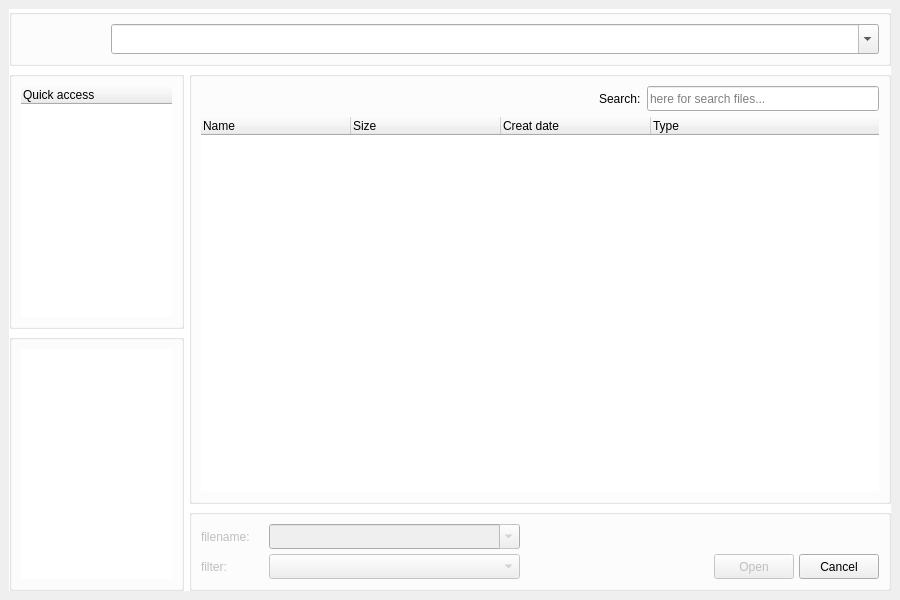
<?xml version="1.0" encoding="UTF-8"?>
<ui version="4.0">
 <class>SuperFileDialogui</class>
 <widget class="QFrame" name="SuperFileDialogui">
  <property name="geometry">
   <rect>
    <x>0</x>
    <y>0</y>
    <width>900</width>
    <height>600</height>
   </rect>
  </property>
  <property name="sizePolicy">
   <sizepolicy hsizetype="Minimum" vsizetype="Minimum">
    <horstretch>0</horstretch>
    <verstretch>0</verstretch>
   </sizepolicy>
  </property>
  <property name="minimumSize">
   <size>
    <width>900</width>
    <height>600</height>
   </size>
  </property>
  <property name="windowTitle">
   <string>Frame</string>
  </property>
  <property name="styleSheet">
   <string notr="true">QWidget#SuperFileBoxColor{background: white}</string>
  </property>
  <layout class="QHBoxLayout" name="horizontalLayout_2">
   <property name="spacing">
    <number>6</number>
   </property>
   <property name="leftMargin">
    <number>9</number>
   </property>
   <property name="topMargin">
    <number>9</number>
   </property>
   <property name="rightMargin">
    <number>9</number>
   </property>
   <property name="bottomMargin">
    <number>9</number>
   </property>
   <item>
    <widget class="QWidget" name="SuperFileBoxColor" native="true">
     <layout class="QGridLayout" name="gridLayout_2" rowstretch="1,99" columnstretch="2,8">
      <property name="leftMargin">
       <number>0</number>
      </property>
      <property name="topMargin">
       <number>0</number>
      </property>
      <property name="rightMargin">
       <number>0</number>
      </property>
      <property name="bottomMargin">
       <number>0</number>
      </property>
      <property name="spacing">
       <number>5</number>
      </property>
      <item row="1" column="0">
       <layout class="QVBoxLayout" name="verticalLayout" stretch="1,1">
        <property name="spacing">
         <number>5</number>
        </property>
        <property name="bottomMargin">
         <number>0</number>
        </property>
        <item>
         <widget class="QGroupBox" name="groupBox_4">
          <property name="title">
           <string/>
          </property>
          <layout class="QVBoxLayout" name="verticalLayout_9">
           <property name="spacing">
            <number>6</number>
           </property>
           <property name="leftMargin">
            <number>9</number>
           </property>
           <property name="topMargin">
            <number>9</number>
           </property>
           <property name="rightMargin">
            <number>9</number>
           </property>
           <property name="bottomMargin">
            <number>9</number>
           </property>
           <item>
            <widget class="QTreeWidget" name="treeWidget">
             <property name="frameShape">
              <enum>QFrame::NoFrame</enum>
             </property>
             <property name="autoScroll">
              <bool>false</bool>
             </property>
             <property name="headerHidden">
              <bool>false</bool>
             </property>
             <column>
              <property name="text">
               <string>Quick access</string>
              </property>
             </column>
            </widget>
           </item>
          </layout>
         </widget>
        </item>
        <item>
         <widget class="QGroupBox" name="groupBox_5">
          <property name="title">
           <string/>
          </property>
          <layout class="QVBoxLayout" name="verticalLayout_10">
           <property name="spacing">
            <number>6</number>
           </property>
           <property name="leftMargin">
            <number>9</number>
           </property>
           <property name="topMargin">
            <number>9</number>
           </property>
           <property name="rightMargin">
            <number>9</number>
           </property>
           <property name="bottomMargin">
            <number>9</number>
           </property>
           <item>
            <widget class="QTreeView" name="treeView">
             <property name="frameShape">
              <enum>QFrame::NoFrame</enum>
             </property>
             <property name="autoScroll">
              <bool>false</bool>
             </property>
             <property name="headerHidden">
              <bool>true</bool>
             </property>
             <attribute name="headerVisible">
              <bool>false</bool>
             </attribute>
             <attribute name="headerStretchLastSection">
              <bool>false</bool>
             </attribute>
            </widget>
           </item>
          </layout>
         </widget>
        </item>
       </layout>
      </item>
      <item row="1" column="1">
       <layout class="QVBoxLayout" name="verticalLayout_3" stretch="99,1">
        <property name="spacing">
         <number>5</number>
        </property>
        <property name="topMargin">
         <number>0</number>
        </property>
        <property name="bottomMargin">
         <number>0</number>
        </property>
        <item>
         <widget class="QGroupBox" name="groupBox">
          <property name="title">
           <string/>
          </property>
          <layout class="QVBoxLayout" name="verticalLayout_6" stretch="1,99">
           <property name="spacing">
            <number>6</number>
           </property>
           <property name="leftMargin">
            <number>9</number>
           </property>
           <property name="topMargin">
            <number>9</number>
           </property>
           <property name="rightMargin">
            <number>9</number>
           </property>
           <property name="bottomMargin">
            <number>9</number>
           </property>
           <item>
            <layout class="QHBoxLayout" name="horizontalLayout_3" stretch="0,0,6,0,4">
             <property name="spacing">
              <number>0</number>
             </property>
             <item>
              <widget class="QPushButton" name="pushButton_5">
               <property name="sizePolicy">
                <sizepolicy hsizetype="Minimum" vsizetype="Minimum">
                 <horstretch>0</horstretch>
                 <verstretch>0</verstretch>
                </sizepolicy>
               </property>
               <property name="minimumSize">
                <size>
                 <width>25</width>
                 <height>25</height>
                </size>
               </property>
               <property name="maximumSize">
                <size>
                 <width>25</width>
                 <height>25</height>
                </size>
               </property>
               <property name="text">
                <string/>
               </property>
               <property name="flat">
                <bool>true</bool>
               </property>
              </widget>
             </item>
             <item>
              <widget class="QPushButton" name="pushButton_7">
               <property name="sizePolicy">
                <sizepolicy hsizetype="Minimum" vsizetype="Minimum">
                 <horstretch>0</horstretch>
                 <verstretch>0</verstretch>
                </sizepolicy>
               </property>
               <property name="minimumSize">
                <size>
                 <width>25</width>
                 <height>25</height>
                </size>
               </property>
               <property name="maximumSize">
                <size>
                 <width>25</width>
                 <height>25</height>
                </size>
               </property>
               <property name="text">
                <string/>
               </property>
               <property name="flat">
                <bool>true</bool>
               </property>
              </widget>
             </item>
             <item>
              <spacer name="horizontalSpacer_2">
               <property name="orientation">
                <enum>Qt::Horizontal</enum>
               </property>
               <property name="sizeHint" stdset="0">
                <size>
                 <width>40</width>
                 <height>20</height>
                </size>
               </property>
              </spacer>
             </item>
             <item>
              <widget class="QLabel" name="label_2">
               <property name="sizePolicy">
                <sizepolicy hsizetype="Minimum" vsizetype="Preferred">
                 <horstretch>0</horstretch>
                 <verstretch>0</verstretch>
                </sizepolicy>
               </property>
               <property name="minimumSize">
                <size>
                 <width>0</width>
                 <height>0</height>
                </size>
               </property>
               <property name="maximumSize">
                <size>
                 <width>16777215</width>
                 <height>16777215</height>
                </size>
               </property>
               <property name="text">
                <string>Search:  </string>
               </property>
               <property name="alignment">
                <set>Qt::AlignLeading|Qt::AlignLeft|Qt::AlignVCenter</set>
               </property>
              </widget>
             </item>
             <item>
              <widget class="QLineEdit" name="lineEdit">
               <property name="minimumSize">
                <size>
                 <width>0</width>
                 <height>25</height>
                </size>
               </property>
               <property name="maximumSize">
                <size>
                 <width>16777215</width>
                 <height>25</height>
                </size>
               </property>
               <property name="placeholderText">
                <string>here for search files...</string>
               </property>
              </widget>
             </item>
            </layout>
           </item>
           <item>
            <widget class="QTableWidget" name="tableWidget">
             <property name="frameShape">
              <enum>QFrame::NoFrame</enum>
             </property>
             <property name="verticalScrollBarPolicy">
              <enum>Qt::ScrollBarAlwaysOff</enum>
             </property>
             <property name="horizontalScrollBarPolicy">
              <enum>Qt::ScrollBarAlwaysOff</enum>
             </property>
             <property name="alternatingRowColors">
              <bool>false</bool>
             </property>
             <property name="verticalScrollMode">
              <enum>QAbstractItemView::ScrollPerPixel</enum>
             </property>
             <property name="horizontalScrollMode">
              <enum>QAbstractItemView::ScrollPerPixel</enum>
             </property>
             <property name="showGrid">
              <bool>false</bool>
             </property>
             <property name="gridStyle">
              <enum>Qt::NoPen</enum>
             </property>
             <attribute name="horizontalHeaderMinimumSectionSize">
              <number>150</number>
             </attribute>
             <attribute name="horizontalHeaderDefaultSectionSize">
              <number>150</number>
             </attribute>
             <attribute name="horizontalHeaderStretchLastSection">
              <bool>true</bool>
             </attribute>
             <attribute name="verticalHeaderVisible">
              <bool>false</bool>
             </attribute>
             <attribute name="verticalHeaderMinimumSectionSize">
              <number>32</number>
             </attribute>
             <attribute name="verticalHeaderDefaultSectionSize">
              <number>32</number>
             </attribute>
             <column>
              <property name="text">
               <string>Name</string>
              </property>
              <property name="textAlignment">
               <set>AlignLeading|AlignVCenter</set>
              </property>
             </column>
             <column>
              <property name="text">
               <string>Size</string>
              </property>
              <property name="textAlignment">
               <set>AlignLeading|AlignVCenter</set>
              </property>
             </column>
             <column>
              <property name="text">
               <string>Creat date</string>
              </property>
              <property name="textAlignment">
               <set>AlignLeading|AlignVCenter</set>
              </property>
             </column>
             <column>
              <property name="text">
               <string>Type</string>
              </property>
              <property name="textAlignment">
               <set>AlignLeading|AlignVCenter</set>
              </property>
             </column>
            </widget>
           </item>
          </layout>
         </widget>
        </item>
        <item>
         <widget class="QGroupBox" name="groupBox_2">
          <property name="title">
           <string/>
          </property>
          <layout class="QGridLayout" name="gridLayout" rowstretch="1,1" columnstretch="1,4,3,1,1">
           <property name="spacing">
            <number>5</number>
           </property>
           <item row="0" column="0">
            <widget class="QLabel" name="label">
             <property name="enabled">
              <bool>false</bool>
             </property>
             <property name="text">
              <string>filename: </string>
             </property>
            </widget>
           </item>
           <item row="0" column="1">
            <widget class="QComboBox" name="comboBox_2">
             <property name="enabled">
              <bool>false</bool>
             </property>
             <property name="sizePolicy">
              <sizepolicy hsizetype="Minimum" vsizetype="Minimum">
               <horstretch>0</horstretch>
               <verstretch>0</verstretch>
              </sizepolicy>
             </property>
             <property name="minimumSize">
              <size>
               <width>80</width>
               <height>25</height>
              </size>
             </property>
             <property name="maximumSize">
              <size>
               <width>16777215</width>
               <height>25</height>
              </size>
             </property>
             <property name="editable">
              <bool>true</bool>
             </property>
            </widget>
           </item>
           <item row="1" column="0">
            <widget class="QLabel" name="label_3">
             <property name="enabled">
              <bool>false</bool>
             </property>
             <property name="text">
              <string>filter: </string>
             </property>
            </widget>
           </item>
           <item row="1" column="1">
            <widget class="QComboBox" name="comboBox_3">
             <property name="enabled">
              <bool>false</bool>
             </property>
             <property name="sizePolicy">
              <sizepolicy hsizetype="Minimum" vsizetype="Minimum">
               <horstretch>0</horstretch>
               <verstretch>0</verstretch>
              </sizepolicy>
             </property>
             <property name="minimumSize">
              <size>
               <width>80</width>
               <height>25</height>
              </size>
             </property>
             <property name="maximumSize">
              <size>
               <width>16777215</width>
               <height>25</height>
              </size>
             </property>
            </widget>
           </item>
           <item row="1" column="3">
            <widget class="QPushButton" name="pushButton_2">
             <property name="enabled">
              <bool>false</bool>
             </property>
             <property name="minimumSize">
              <size>
               <width>0</width>
               <height>25</height>
              </size>
             </property>
             <property name="maximumSize">
              <size>
               <width>16777215</width>
               <height>25</height>
              </size>
             </property>
             <property name="text">
              <string>Open</string>
             </property>
            </widget>
           </item>
           <item row="1" column="4">
            <widget class="QPushButton" name="pushButton_3">
             <property name="minimumSize">
              <size>
               <width>0</width>
               <height>25</height>
              </size>
             </property>
             <property name="maximumSize">
              <size>
               <width>16777215</width>
               <height>25</height>
              </size>
             </property>
             <property name="text">
              <string>Cancel</string>
             </property>
            </widget>
           </item>
           <item row="0" column="2" rowspan="2">
            <spacer name="horizontalSpacer">
             <property name="orientation">
              <enum>Qt::Horizontal</enum>
             </property>
             <property name="sizeHint" stdset="0">
              <size>
               <width>188</width>
               <height>52</height>
              </size>
             </property>
            </spacer>
           </item>
          </layout>
         </widget>
        </item>
       </layout>
      </item>
      <item row="0" column="0" colspan="2">
       <widget class="QGroupBox" name="groupBox_3">
        <property name="title">
         <string/>
        </property>
        <layout class="QHBoxLayout" name="horizontalLayout" stretch="1,1,1,99">
         <property name="spacing">
          <number>0</number>
         </property>
         <item>
          <widget class="QPushButton" name="pushButton_4">
           <property name="sizePolicy">
            <sizepolicy hsizetype="Minimum" vsizetype="Minimum">
             <horstretch>0</horstretch>
             <verstretch>0</verstretch>
            </sizepolicy>
           </property>
           <property name="minimumSize">
            <size>
             <width>30</width>
             <height>30</height>
            </size>
           </property>
           <property name="maximumSize">
            <size>
             <width>16777215</width>
             <height>30</height>
            </size>
           </property>
           <property name="text">
            <string/>
           </property>
           <property name="flat">
            <bool>true</bool>
           </property>
          </widget>
         </item>
         <item>
          <widget class="QPushButton" name="pushButton">
           <property name="sizePolicy">
            <sizepolicy hsizetype="Minimum" vsizetype="Minimum">
             <horstretch>0</horstretch>
             <verstretch>0</verstretch>
            </sizepolicy>
           </property>
           <property name="minimumSize">
            <size>
             <width>30</width>
             <height>30</height>
            </size>
           </property>
           <property name="maximumSize">
            <size>
             <width>16777215</width>
             <height>30</height>
            </size>
           </property>
           <property name="text">
            <string/>
           </property>
           <property name="flat">
            <bool>true</bool>
           </property>
          </widget>
         </item>
         <item>
          <widget class="QPushButton" name="pushButton_6">
           <property name="sizePolicy">
            <sizepolicy hsizetype="Minimum" vsizetype="Minimum">
             <horstretch>0</horstretch>
             <verstretch>0</verstretch>
            </sizepolicy>
           </property>
           <property name="minimumSize">
            <size>
             <width>30</width>
             <height>30</height>
            </size>
           </property>
           <property name="maximumSize">
            <size>
             <width>16777215</width>
             <height>30</height>
            </size>
           </property>
           <property name="text">
            <string/>
           </property>
           <property name="flat">
            <bool>true</bool>
           </property>
          </widget>
         </item>
         <item>
          <widget class="QComboBox" name="comboBox">
           <property name="minimumSize">
            <size>
             <width>80</width>
             <height>30</height>
            </size>
           </property>
           <property name="maximumSize">
            <size>
             <width>16777215</width>
             <height>30</height>
            </size>
           </property>
           <property name="editable">
            <bool>true</bool>
           </property>
           <property name="frame">
            <bool>true</bool>
           </property>
          </widget>
         </item>
        </layout>
       </widget>
      </item>
     </layout>
    </widget>
   </item>
  </layout>
 </widget>
 <resources/>
 <connections/>
</ui>
